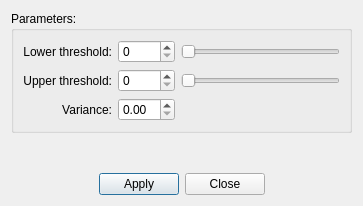
<?xml version="1.0" encoding="UTF-8"?>
<ui version="4.0">
 <class>CannyEdgeDetectionFilterDialog</class>
 <widget class="QDialog" name="CannyEdgeDetectionFilterDialog">
  <property name="geometry">
   <rect>
    <x>0</x>
    <y>0</y>
    <width>363</width>
    <height>206</height>
   </rect>
  </property>
  <property name="windowTitle">
   <string>Canny Edge Detection Filter</string>
  </property>
  <layout class="QVBoxLayout" name="verticalLayout">
   <item>
    <widget class="QGroupBox" name="groupBox">
     <property name="title">
      <string>Parameters:</string>
     </property>
     <layout class="QGridLayout" name="gridLayout">
      <item row="0" column="0">
       <widget class="QLabel" name="label">
        <property name="text">
         <string>Lower threshold:</string>
        </property>
        <property name="alignment">
         <set>Qt::AlignRight|Qt::AlignTrailing|Qt::AlignVCenter</set>
        </property>
       </widget>
      </item>
      <item row="0" column="1">
       <widget class="QSpinBox" name="spinBoxLowerThreshold">
        <property name="maximum">
         <number>255</number>
        </property>
       </widget>
      </item>
      <item row="0" column="2">
       <widget class="QSlider" name="horizontalSliderLowerThreshold">
        <property name="minimumSize">
         <size>
          <width>128</width>
          <height>0</height>
         </size>
        </property>
        <property name="maximum">
         <number>255</number>
        </property>
        <property name="orientation">
         <enum>Qt::Horizontal</enum>
        </property>
       </widget>
      </item>
      <item row="1" column="0">
       <widget class="QLabel" name="label_2">
        <property name="text">
         <string>Upper threshold:</string>
        </property>
        <property name="alignment">
         <set>Qt::AlignRight|Qt::AlignTrailing|Qt::AlignVCenter</set>
        </property>
       </widget>
      </item>
      <item row="1" column="1">
       <widget class="QSpinBox" name="spinBoxUpperThreshold">
        <property name="maximum">
         <number>255</number>
        </property>
       </widget>
      </item>
      <item row="1" column="2">
       <widget class="QSlider" name="horizontalSliderUpperThreshold">
        <property name="minimumSize">
         <size>
          <width>128</width>
          <height>0</height>
         </size>
        </property>
        <property name="maximum">
         <number>255</number>
        </property>
        <property name="orientation">
         <enum>Qt::Horizontal</enum>
        </property>
       </widget>
      </item>
      <item row="2" column="0">
       <widget class="QLabel" name="label_3">
        <property name="text">
         <string>Variance:</string>
        </property>
        <property name="alignment">
         <set>Qt::AlignRight|Qt::AlignTrailing|Qt::AlignVCenter</set>
        </property>
       </widget>
      </item>
      <item row="2" column="1">
       <widget class="QDoubleSpinBox" name="doubleSpinBoxVariance">
        <property name="singleStep">
         <double>0.100000000000000</double>
        </property>
       </widget>
      </item>
     </layout>
    </widget>
   </item>
   <item>
    <spacer name="verticalSpacer">
     <property name="orientation">
      <enum>Qt::Vertical</enum>
     </property>
     <property name="sizeHint" stdset="0">
      <size>
       <width>20</width>
       <height>40</height>
      </size>
     </property>
    </spacer>
   </item>
   <item>
    <layout class="QHBoxLayout" name="horizontalLayout">
     <item>
      <spacer name="horizontalSpacer">
       <property name="orientation">
        <enum>Qt::Horizontal</enum>
       </property>
       <property name="sizeHint" stdset="0">
        <size>
         <width>40</width>
         <height>20</height>
        </size>
       </property>
      </spacer>
     </item>
     <item>
      <widget class="QPushButton" name="pushButtonApply">
       <property name="text">
        <string>Apply</string>
       </property>
      </widget>
     </item>
     <item>
      <widget class="QPushButton" name="pushButtonClose">
       <property name="text">
        <string>Close</string>
       </property>
      </widget>
     </item>
     <item>
      <spacer name="horizontalSpacer_2">
       <property name="orientation">
        <enum>Qt::Horizontal</enum>
       </property>
       <property name="sizeHint" stdset="0">
        <size>
         <width>40</width>
         <height>20</height>
        </size>
       </property>
      </spacer>
     </item>
    </layout>
   </item>
  </layout>
 </widget>
 <resources/>
 <connections>
  <connection>
   <sender>spinBoxLowerThreshold</sender>
   <signal>valueChanged(int)</signal>
   <receiver>horizontalSliderLowerThreshold</receiver>
   <slot>setValue(int)</slot>
   <hints>
    <hint type="sourcelabel">
     <x>130</x>
     <y>20</y>
    </hint>
    <hint type="destinationlabel">
     <x>160</x>
     <y>20</y>
    </hint>
   </hints>
  </connection>
  <connection>
   <sender>spinBoxUpperThreshold</sender>
   <signal>valueChanged(int)</signal>
   <receiver>horizontalSliderUpperThreshold</receiver>
   <slot>setValue(int)</slot>
   <hints>
    <hint type="sourcelabel">
     <x>127</x>
     <y>46</y>
    </hint>
    <hint type="destinationlabel">
     <x>153</x>
     <y>46</y>
    </hint>
   </hints>
  </connection>
  <connection>
   <sender>horizontalSliderLowerThreshold</sender>
   <signal>valueChanged(int)</signal>
   <receiver>spinBoxLowerThreshold</receiver>
   <slot>setValue(int)</slot>
   <hints>
    <hint type="sourcelabel">
     <x>164</x>
     <y>18</y>
    </hint>
    <hint type="destinationlabel">
     <x>136</x>
     <y>18</y>
    </hint>
   </hints>
  </connection>
  <connection>
   <sender>horizontalSliderUpperThreshold</sender>
   <signal>valueChanged(int)</signal>
   <receiver>spinBoxUpperThreshold</receiver>
   <slot>setValue(int)</slot>
   <hints>
    <hint type="sourcelabel">
     <x>168</x>
     <y>46</y>
    </hint>
    <hint type="destinationlabel">
     <x>143</x>
     <y>46</y>
    </hint>
   </hints>
  </connection>
  <connection>
   <sender>pushButtonClose</sender>
   <signal>clicked()</signal>
   <receiver>CannyEdgeDetectionFilterDialog</receiver>
   <slot>close()</slot>
   <hints>
    <hint type="sourcelabel">
     <x>206</x>
     <y>176</y>
    </hint>
    <hint type="destinationlabel">
     <x>247</x>
     <y>176</y>
    </hint>
   </hints>
  </connection>
 </connections>
</ui>
